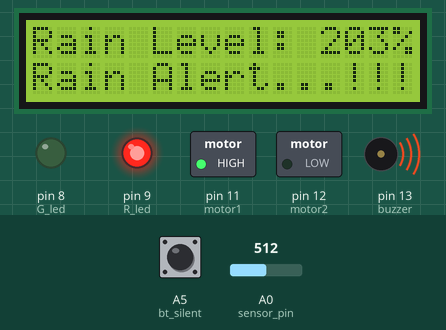
Simulated run of this sketch. Board: Arduino Uno, built with avr-gcc and run on an emulated ATmega328P. Shown: 16×2 character LCD, switched loads named in the sketch (green lamp = pin HIGH), output pins drawn as LEDs (lit = HIGH), buzzer (waves = sounding, pin HIGH). Inputs (shaded band) come from the test bench; at power-on: A0 (sensor_pin) = 512, A5 (bt_silent) HIGH.

Above: at 3.2 s.
3.3 s: A0 (sensor_pin) set to 900
At 8.22 s:
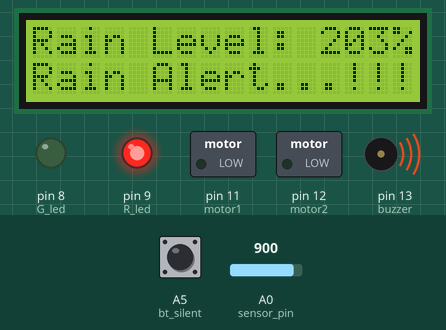
9.1 s: A0 (sensor_pin) set to 878
At 10.4 s:
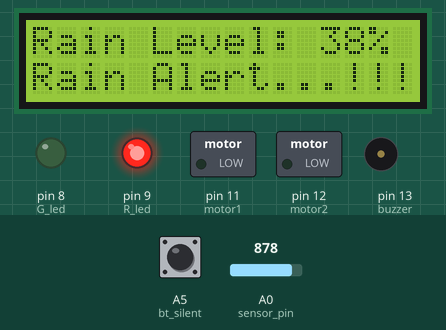
11.6 s: A0 (sensor_pin) set to 1023
At 14.0 s:
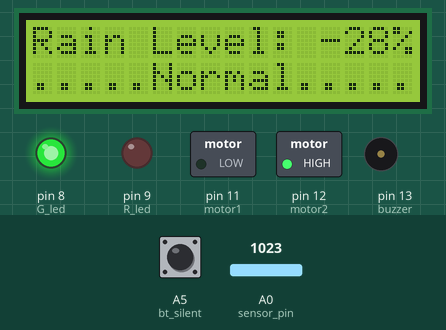
Timing chart, 0 to 19.5 s (numbered marks = the images above; inputs shaded):
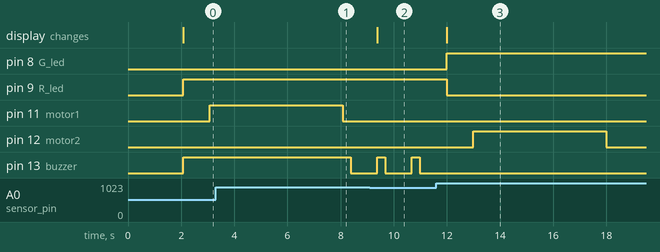

Measured:
- the behaviour switches between 894 and 893 on A0 (sensor_pin) (found by bisection; images 1 and 2)
- after the input at 9.1 s, pin 8 (G_led): stays LOW (without the input it goes to HIGH after 0.28 s); pin 9 (R_led): stays HIGH (without the input it goes to LOW after 0.28 s)
- after the input at 11.6 s, pin 8 (G_led): LOW → HIGH after 0.39 s; pin 9 (R_led): HIGH → LOW after 0.39 s; pin 12 (motor2): LOW → HIGH after 1.4 s, → LOW 5.0 s later; pin 13 (buzzer): stops changing and stays LOW; the display: changes after 0.39 s (image 3)

The sketch:

Rain_Detector_With_Automated_Shelter.ino
```cpp
#include <LiquidCrystal.h>            //Libraries
LiquidCrystal lcd(2, 3, 4, 5, 6, 7);  //Arduino pins to lcd

#define sensor_pin A0
int adc_value;
int percent_value;

#define bt_silent A5
int silent = 0;

#define G_led 8
#define R_led 9

#define buzzer 13

int run_if = 0;

#define motor1 11
#define motor2 12

void setup() {  // put your setup code here, to run once

  pinMode(sensor_pin, INPUT);
  pinMode(bt_silent, INPUT_PULLUP);

  pinMode(motor1, OUTPUT);
  pinMode(motor2, OUTPUT);
  pinMode(R_led, OUTPUT);   // declare Red LED as output
  pinMode(G_led, OUTPUT);   // declare Green LED as output
  pinMode(buzzer, OUTPUT);  // declare Buzzer as output

  lcd.begin(16, 2);  // Configura lcd numero columnas y filas
  lcd.clear();
  lcd.setCursor(0, 0);
  lcd.print("   Welcome To   ");
  lcd.setCursor(0, 1);
  lcd.print(" Rain  Detector ");
  delay(2000);
  lcd.clear();
}

void loop() {
  adc_value = analogRead(sensor_pin);
  percent_value = map(adc_value, 740, 960, 100, 0);

  if (digitalRead(bt_silent) == 0) {
    silent = 1;
    delay(200);
  }

  lcd.setCursor(0, 0);
  lcd.print("Rain Level: ");
  lcd.print(percent_value);
  lcd.print("%  ");
  if(run_if==0 && percent_value>30)
  {
    run_if = 1;
  }
  lcd.setCursor(0, 1);
  if (percent_value > 30) {
    if (silent == 0) {
      digitalWrite(buzzer, HIGH);
    }
    lcd.print("Rain Alert...!!!");
    digitalWrite(G_led, LOW);   // Turn LED off.
    digitalWrite(R_led, HIGH);  // Turn LED on.

    if (run_if == 1) {
      delay(1000);
      digitalWrite(motor1, HIGH);
      digitalWrite(motor2, LOW);
      delay(5000);
      digitalWrite(motor1, LOW);
      digitalWrite(motor2, LOW);
      run_if = 2;
    }
    delay(300);
  } else {
    silent = 0;
    lcd.print(".....Normal.....");
    digitalWrite(G_led, HIGH);  // Turn LED on.
    digitalWrite(R_led, LOW);   // Turn LED off.

    if (run_if == 2) {
      delay(1000);
      digitalWrite(motor1, LOW);
      digitalWrite(motor2, HIGH);
      delay(5000);
      digitalWrite(motor1, LOW);
      digitalWrite(motor2, LOW);
      run_if = 0;
    }
  }
  digitalWrite(buzzer, LOW);
  delay(1000);
}
```
